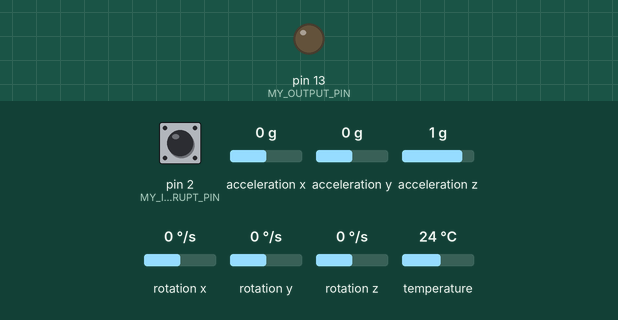
Recording of a sketch running on a simulated Arduino Uno, built with avr-gcc and run on an emulated ATmega328P. Parts: output pins drawn as LEDs (lit = HIGH). Dashed ring = blinking. Inputs (shaded band) come from the test bench; at power-on: acceleration x 0 g, pin 2 (MY_INTERRUPT_PIN) HIGH, acceleration y 0 g, acceleration z 1 g, rotation x 0 °/s, rotation y 0 °/s, rotation z 0 °/s, temperature 24 °C. What the sketch prints to the serial monitor is not drawn.

Above: at 1.2 s.
1.3 s: acceleration x set to -0.9 g
2.8 s: acceleration x set to -1.2 g
At 2.9 s:
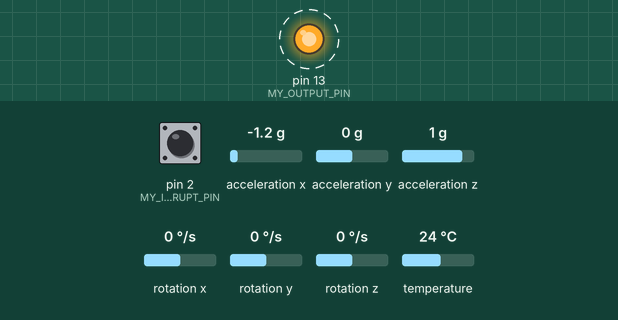
8.8 s: acceleration x set to -0.8 g
At 9.5 s:
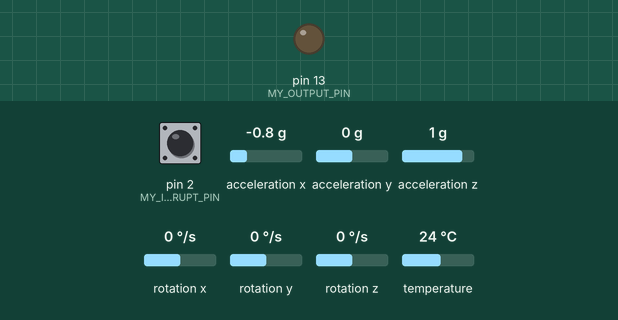
10.3 s: acceleration x set to -1.4 g
At 10.4 s:
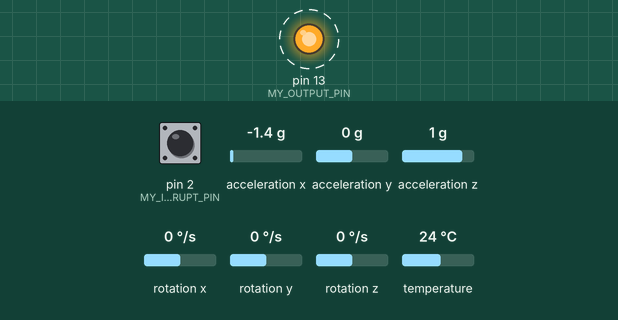
Timing chart, 0 to 14.3 s (numbered marks = the images above; inputs shaded):
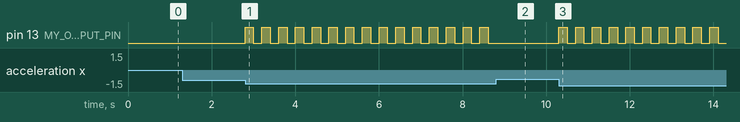

Measured:
- the behaviour switches between -1 and -1.1 g on acceleration x (found by bisection; images 0 and 1)
- after the input at 1.3 s, every drawn part: stays the same
- after the input at 2.8 s, pin 13 (MY_OUTPUT_PIN): alternates HIGH for 0.20 s and LOW for 0.20 s, starting at once
- after the input at 8.8 s, pin 13 (MY_OUTPUT_PIN): stops changing and stays LOW
- after the input at 10.3 s, pin 13 (MY_OUTPUT_PIN): alternates HIGH for 0.20 s and LOW for 0.20 s, starting at once

The sketch:

MyProject.ino
```cpp
//#include <Arduino.h>
//#include <Wire.h>
#include <Adafruit_MPU6050.h>
//#include <Adafruit_Sensor.h>

const int MY_OUTPUT_PIN = LED_BUILTIN;
const int MY_INTERRUPT_PIN = 2;
const int SERIAL_THROUGHPUT = 9600;
const float THRESHOLD = 10;
const int BUTTON_TIMEOUT = 1000;
const int FLICKER_SPEED = 200;    // 5Hz
Adafruit_MPU6050 mpu;

// can change behind compiler's back - don't out-optimize
volatile bool buttonPressed = false;

void buttonEvent() {
  // switch buttonPressed value
  buttonPressed = (digitalRead(MY_INTERRUPT_PIN) == LOW);
}

void setup() {
  Serial.begin(SERIAL_THROUGHPUT);
  pinMode(MY_OUTPUT_PIN, OUTPUT);
  pinMode(MY_INTERRUPT_PIN, INPUT_PULLUP);

  // Register interrupt
  attachInterrupt(digitalPinToInterrupt(MY_INTERRUPT_PIN), buttonEvent, CHANGE);

  // Detect MPU
  if (! mpu.begin()){
    Serial.println("MPU not detected!");
    while (1)
      delay(1000);
  }
  Serial.println("MPU detected!");
}

void loop() {
  static int state = LOW;
  static long last_flickering = 0;
  static long last_button = 0;
  unsigned long now = millis();


  sensors_event_t acceleration;
  sensors_event_t gyroscopics;
  sensors_event_t temperature;
  mpu.getEvent(&acceleration, &gyroscopics, &temperature);

  if (abs(acceleration.acceleration.x) >= THRESHOLD &&
      now - last_flickering >= FLICKER_SPEED){
    last_flickering = now;
    if (state == LOW){
      digitalWrite(MY_OUTPUT_PIN, HIGH);
      state = HIGH;
    }
    else if (state == HIGH){
      digitalWrite(MY_OUTPUT_PIN, LOW);
      state = LOW;
    }
  }
  else if (! (abs(acceleration.acceleration.x) >= THRESHOLD)){
    // Disable led staying red after acceleration goes back down
    state = LOW;
    digitalWrite(MY_OUTPUT_PIN, state);
  }
  if (buttonPressed && now - last_button >= BUTTON_TIMEOUT){
    last_button = now;
    Serial.print("X acceleration: ");
    Serial.println(acceleration.acceleration.x);
  }
}
```
